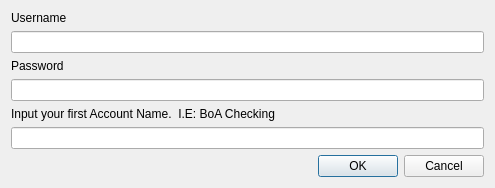
<?xml version="1.0" encoding="UTF-8"?>
<ui version="4.0">
 <class>addType</class>
 <widget class="QDialog" name="addType">
  <property name="geometry">
   <rect>
    <x>0</x>
    <y>0</y>
    <width>495</width>
    <height>176</height>
   </rect>
  </property>
  <property name="windowTitle">
   <string>Dialog</string>
  </property>
  <layout class="QGridLayout" name="gridLayout">
   <item row="4" column="0">
    <widget class="QLabel" name="label">
     <property name="text">
      <string>Input your first Account Name.  I.E: BoA Checking</string>
     </property>
    </widget>
   </item>
   <item row="5" column="0">
    <widget class="QLineEdit" name="lineEdit"/>
   </item>
   <item row="6" column="0">
    <widget class="QDialogButtonBox" name="buttonBox">
     <property name="orientation">
      <enum>Qt::Horizontal</enum>
     </property>
     <property name="standardButtons">
      <set>QDialogButtonBox::Cancel|QDialogButtonBox::Ok</set>
     </property>
    </widget>
   </item>
   <item row="3" column="0">
    <widget class="QLineEdit" name="lineEdit_2"/>
   </item>
   <item row="1" column="0">
    <widget class="QLineEdit" name="lineEdit_3"/>
   </item>
   <item row="2" column="0">
    <widget class="QLabel" name="label_2">
     <property name="text">
      <string>Password</string>
     </property>
    </widget>
   </item>
   <item row="0" column="0">
    <widget class="QLabel" name="label_3">
     <property name="text">
      <string>Username</string>
     </property>
    </widget>
   </item>
  </layout>
 </widget>
 <resources/>
 <connections>
  <connection>
   <sender>buttonBox</sender>
   <signal>accepted()</signal>
   <receiver>addType</receiver>
   <slot>accept()</slot>
   <hints>
    <hint type="sourcelabel">
     <x>248</x>
     <y>254</y>
    </hint>
    <hint type="destinationlabel">
     <x>157</x>
     <y>274</y>
    </hint>
   </hints>
  </connection>
  <connection>
   <sender>buttonBox</sender>
   <signal>rejected()</signal>
   <receiver>addType</receiver>
   <slot>reject()</slot>
   <hints>
    <hint type="sourcelabel">
     <x>316</x>
     <y>260</y>
    </hint>
    <hint type="destinationlabel">
     <x>286</x>
     <y>274</y>
    </hint>
   </hints>
  </connection>
 </connections>
</ui>
